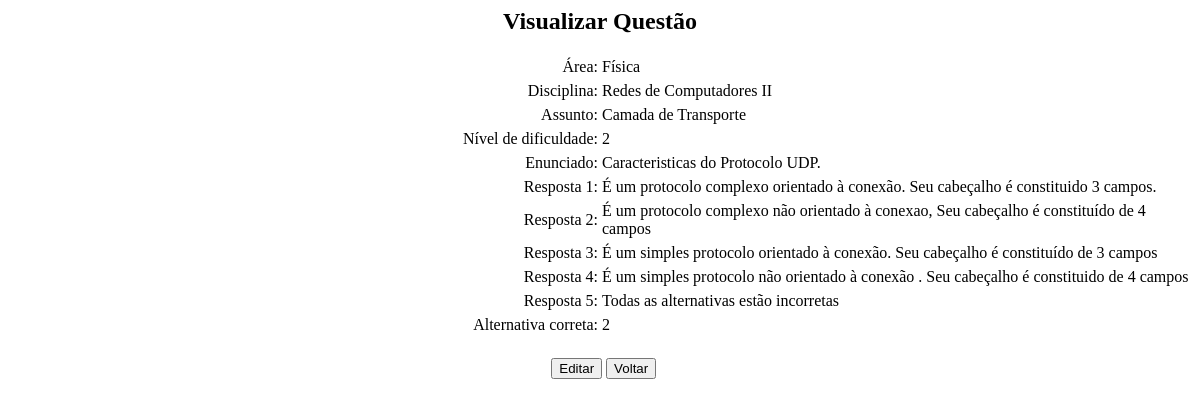
Before: /Sistema/questao_visualizar.php?codigo=7 with the older database file.
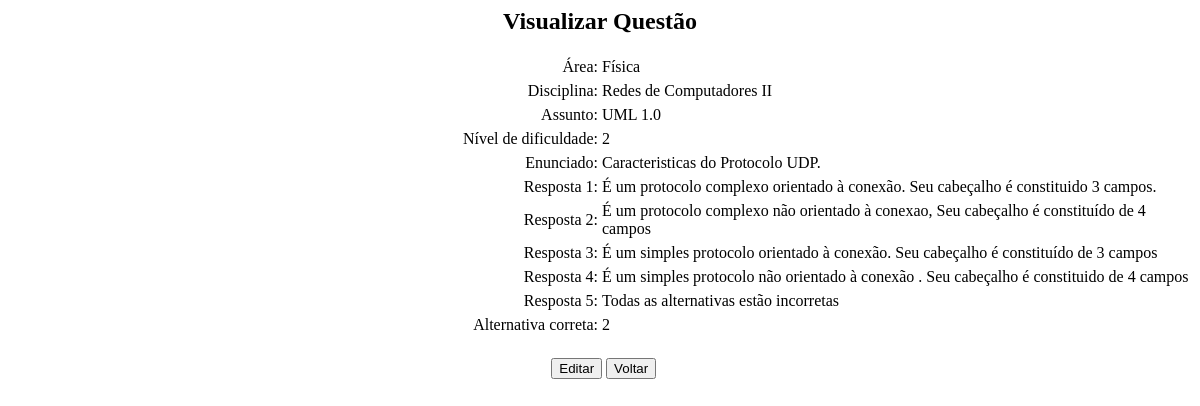
After: the same page with the newer database file.
### tables this page shows
CREATE TABLE IF NOT EXISTS `assunto` (
  `codigo` int(11) NOT NULL AUTO_INCREMENT,
  `login_administrador` varchar(25) DEFAULT NULL,
  `nome` varchar(50) NOT NULL,
  `data` date NOT NULL,
  `hora` time NOT NULL,
  PRIMARY KEY (`codigo`),
  UNIQUE KEY `nome` (`nome`),
  KEY `login_administrador` (`login_administrador`)
);

### Sistema/questao_visualizar.php (the view, shortened to what this page needs)
<html>
<head>
</head>
<body>
<center>
<h2>Visualizar Questão</h2>
</center>
<form name="form1" method="POST">
<table align="center" width="100%">
<?php
if(isset($_GET["codigo"]))
{
	include("./config.php");
	$sql = "SELECT * FROM questao WHERE id =".$_GET["codigo"];
	$con = mysql_connect($host,$log,$senha);
	$result = mysql_query($sql,$con);
	$vetor = mysql_fetch_array($result,MYSQL_ASSOC);
	$result = mysql_query('SELECT nome FROM area WHERE codigo ="'.$vetor['cod_area'].'"');
	$area = mysql_fetch_array($result);
	$result = mysql_query('SELECT nome FROM disciplina WHERE codigo ="'.$vetor['cod_disciplina'].'"');
	$disciplina = mysql_fetch_array($result);
	$result = mysql_query('SELECT nome FROM assunto WHERE codigo ="'.$vetor['cod_assunto'].'"');
	$assunto = mysql_fetch_array($result);
	?>
	<tr>
		<td width="50%" align="right">Área:</td>
		<td colspan="2" width="50%"><?php  echo $area[0]?></td>
	</tr>
	<tr>
		<td width="50%" align="right">Disciplina:</td>
		<td colspan="2" width="50%"><?php  echo $disciplina[0]?></td>
	</tr>
	<tr>
		<td width="50%" align="right">Assunto:</td>
		<td colspan="2" width="50%"><?php  echo $assunto[0]?></td>
	</tr>
	<tr>
		<td width="50%" align="right">Nível de dificuldade:</td>
		<td colspan="2" width="50%"><?php  echo $vetor['dificuldade']?></td>
	</tr>
	<tr>
		<td width="50%" align="right">Enunciado:</td>
		<td colspan="2" width="50%"><?php  echo $vetor['enunciado']?></td>
	</tr>
	<tr>
		<td width="50%" align="right">Resposta 1:</td>
		<td colspan="2" width="50%"><?php  echo $vetor['resposta_1']?></td>
	</tr>
	<tr>
		<td width="50%" align="right">Resposta 2:</td>
		<td colspan="2" width="50%"><?php  echo $vetor['resposta_2']?></td>
	</tr>
	<tr>
		<td width="50%" align="right">Resposta 3:</td>
		<td colspan="2" width="50%"><?php  echo $vetor['resposta_3']?></td>
	</tr>
	<tr>
		<td width="50%" align="right">Resposta 4:</td>
		<td colspan="2" width="50%"><?php  echo $vetor['resposta_4']?></td>
	</tr>
	<tr>
		<td width="50%" align="right">Resposta 5:</td>
		<td colspan="2" width="50%"><?php  echo $vetor['resposta_5']?></td>
	</tr>
	<tr>
		<td width="50%" align="right">Alternativa correta:</td>
		<td colspan="2" width="50%"><?php  echo $vetor['alternativa_correta']?></td>
	</tr>
</table>
<br>
<table align="center" width="100%">
	<tr align="center">
		<td align="right"><input type="button" value="Editar"
			onclick="location.href ='questao_editar.php?codigo=<?php echo $_GET['codigo']?>'">
		</td>
		<?php
}
?>
		<td align="left"><input type="button" value="Voltar"
			onclick="location.href = 'questao_lista.php'"></td>
	</tr>
</table>
</form>
</body>
</html>

Changed rows visible on the page:
removed assunto: nome "Camada de Transporte"
now on this page (row edited): assunto: nome "UML 1.0"
